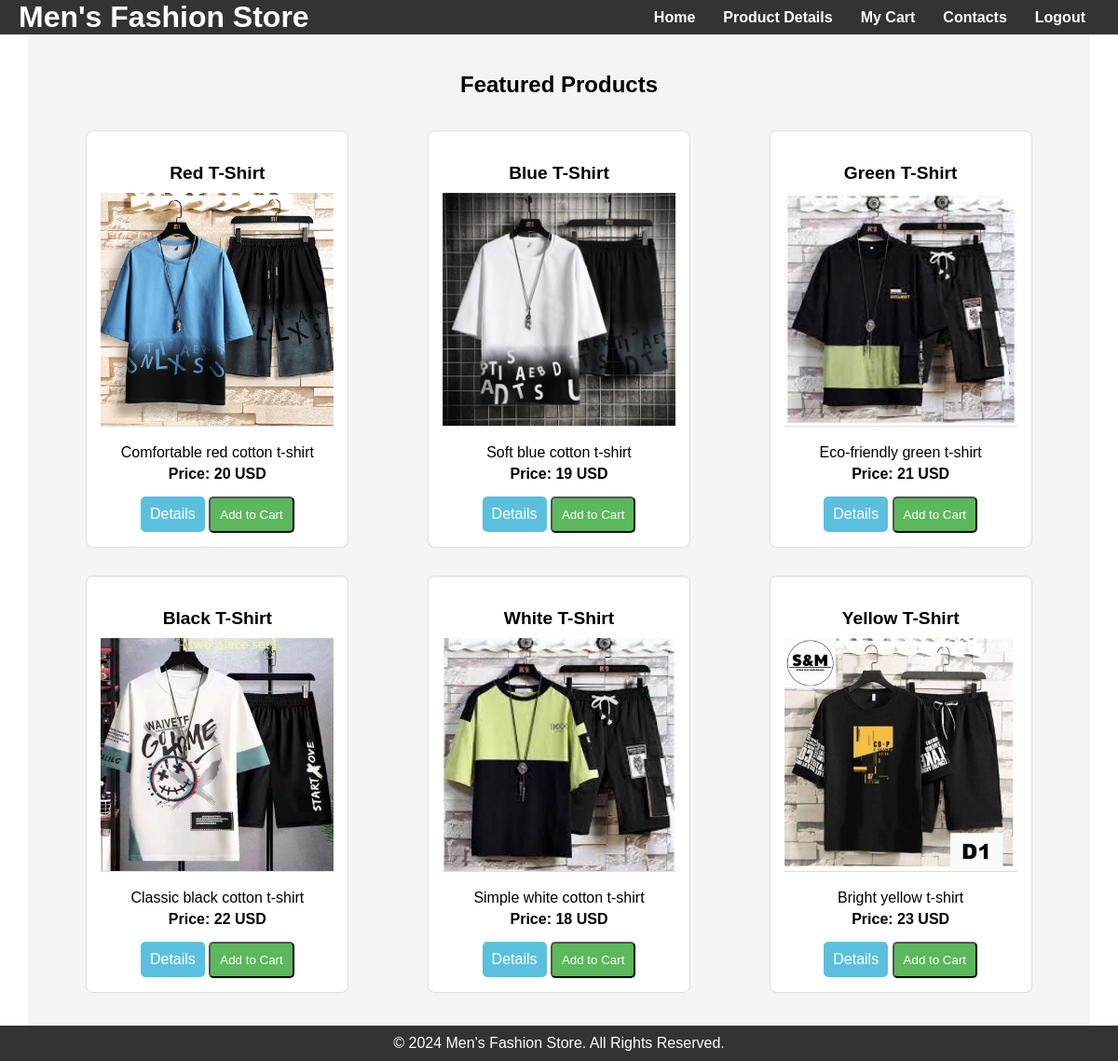
The app's page /home.php with its own data.
### tables this page shows
CREATE TABLE `product` (
  `product_id` int NOT NULL,
  `name` varchar(100) NOT NULL,
  `description` text,
  `price` decimal(10,2) NOT NULL,
  `stock_quantity` int DEFAULT '0',
  `image_url` varchar(255) DEFAULT NULL,
  `created_at` timestamp NULL DEFAULT CURRENT_TIMESTAMP
);

### home.php (the view, shortened to what this page needs)
<?php
    include "Connect.php";
    $sql = "SELECT * FROM Product LIMIT 6";
    $result = mysqli_query($conn, $sql);
?>
<!DOCTYPE html>
<html lang="en">
<head>
    <link rel="stylesheet" href="home.css">
</head>
<body>
    <header>
        <div class="logo">
            <h1>Men's Fashion Store</h1>
        </div>
        <nav>
            <ul>
                <li><a href="home.php">Home</a></li>
                <li><a href="#productdetail.php">Product Details</a></li>
                <li><a href="cart.php">My Cart</a></li>
                <li><a href="contact.php">Contacts</a></li>
                <li><a href="login.php">Logout</a></li>
            </ul>
        </nav>
    </header>
    <section class="products">
        <h2>Featured Products</h2>
        <div class="product-container">
            <?php
                if ($result && mysqli_num_rows($result) > 0) {
                    while ($row_product = mysqli_fetch_assoc($result)) {
                        $product_id = $row_product['product_id'];
                        $name = $row_product['name'];
                        $description = $row_product['description'];
                        $price = $row_product['price'];
                        $image_url = $row_product['image_url'];
            ?>
            <form class="single_product" action="cart.php" method="POST">
                <h3><?php echo htmlspecialchars($name); ?></h3>
                <img src="images/<?php echo htmlspecialchars($image_url); ?>" alt="<?php echo htmlspecialchars($name); ?>">
                <p><?php echo htmlspecialchars($description); ?></p>
                <p><b>Price: <?php echo number_format($price, 0, ',', '.'); ?> USD</b></p>
                <a href="productdetail.php?id=<?php echo $product_id ?>" class="btn btn-info">Details</a>
                <button type="submit" class="btn btn-success">Add to Cart</button>
            </form>
            <?php
                    }
                } else {
                    echo "<p>No products found.</p>";
                }
            ?>
        </div>
    </section>
    <footer>
        <div class="footer-content">
            <p>&copy; 2024 Men's Fashion Store. All Rights Reserved.</p>
        </div>
    </footer>
</body>
</html>

### home.css (style rules this page uses)
body { font-family: Arial, sans-serif; margin: 0; padding: 0; }
header { background-color: #333; color: #fff; padding: 20px 0; display: flex; justify-content: space-between; align-items: center; padding: 0 20px; }
header .logo h1 { margin: 0; }
nav ul { list-style: none; margin: 0; padding: 0; display: flex; }
nav ul li { margin: 0 15px; }
nav ul li a { color: #fff; text-decoration: none; font-weight: bold; }
section.products { padding: 20px; background-color: #f4f4f4; margin: 0 30px; }
section.products h2 { text-align: center; margin-bottom: 20px; }
.product-container { display: flex; flex-wrap: wrap; justify-content: space-around; }
.single_product { background-color: #fff; border: 1px solid #ddd; border-radius: 8px; margin: 15px; padding: 15px; width: 250px; text-align: center; }
.single_product img { width: 100%; height: auto; border-bottom: 1px solid #ddd; margin-bottom: 10px; }
.single_product h3 { font-size: 1.2em; margin-bottom: 10px; }
.single_product p { margin: 5px 0; }
.single_product .btn { display: inline-block; padding: 10px; margin-top: 10px; text-decoration: none; border-radius: 5px; }
.single_product .btn-info { background-color: #5bc0de; color: #fff; }
.single_product .btn-success { background-color: #5cb85c; color: #fff; }
footer { background-color: #333; color: #fff; padding: 10px 0; text-align: center; }
footer p { margin: 0; }

### records on screen
product: name "Red T-Shirt", image_url (picture), description "Comfortable red cotton t-shirt", price "20"
product: name "Blue T-Shirt", image_url (picture), description "Soft blue cotton t-shirt", price "19"
product: name "Green T-Shirt", image_url (picture), description "Eco-friendly green t-shirt", price "21"
product: name "Black T-Shirt", image_url (picture), description "Classic black cotton t-shirt", price "22"
product: name "White T-Shirt", image_url (picture), description "Simple white cotton t-shirt", price "18"
product: name "Yellow T-Shirt", image_url (picture), description "Bright yellow t-shirt", price "23"
